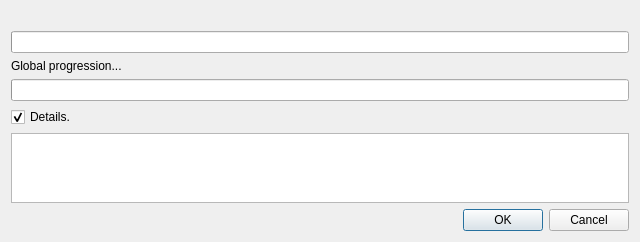
<?xml version="1.0" encoding="UTF-8"?>
<ui version="4.0">
 <class>ProgressDialog</class>
 <widget class="QDialog" name="ProgressDialog">
  <property name="geometry">
   <rect>
    <x>0</x>
    <y>0</y>
    <width>640</width>
    <height>240</height>
   </rect>
  </property>
  <layout class="QVBoxLayout" name="verticalLayout">
   <item>
    <layout class="QHBoxLayout" name="horizontalLayout">
     <item>
      <widget class="QLabel" name="lCurrentInformations">
       <property name="sizePolicy">
        <sizepolicy hsizetype="Expanding" vsizetype="Preferred">
         <horstretch>0</horstretch>
         <verstretch>0</verstretch>
        </sizepolicy>
       </property>
      </widget>
     </item>
     <item>
      <widget class="QLabel" name="lCurrentRemaining">
       <property name="sizePolicy">
        <sizepolicy hsizetype="Maximum" vsizetype="Preferred">
         <horstretch>0</horstretch>
         <verstretch>0</verstretch>
        </sizepolicy>
       </property>
      </widget>
     </item>
    </layout>
   </item>
   <item>
    <widget class="QProgressBar" name="pbCurrent"/>
   </item>
   <item>
    <widget class="QLabel" name="lGlobalInformations">
     <property name="text">
      <string>Global progression...</string>
     </property>
    </widget>
   </item>
   <item>
    <widget class="QProgressBar" name="pbGlobal"/>
   </item>
   <item>
    <widget class="QCheckBox" name="cbDetails">
     <property name="text">
      <string>Details.</string>
     </property>
     <property name="checked">
      <bool>true</bool>
     </property>
    </widget>
   </item>
   <item>
    <widget class="QPlainTextEdit" name="pteErrors">
     <property name="tabChangesFocus">
      <bool>true</bool>
     </property>
     <property name="undoRedoEnabled">
      <bool>false</bool>
     </property>
     <property name="readOnly">
      <bool>true</bool>
     </property>
     <property name="tabStopWidth">
      <number>40</number>
     </property>
    </widget>
   </item>
   <item>
    <widget class="QDialogButtonBox" name="dbbButtons">
     <property name="standardButtons">
      <set>QDialogButtonBox::Cancel|QDialogButtonBox::Ok</set>
     </property>
    </widget>
   </item>
  </layout>
 </widget>
 <resources/>
 <connections>
  <connection>
   <sender>cbDetails</sender>
   <signal>toggled(bool)</signal>
   <receiver>pteErrors</receiver>
   <slot>setVisible(bool)</slot>
   <hints>
    <hint type="sourcelabel">
     <x>55</x>
     <y>105</y>
    </hint>
    <hint type="destinationlabel">
     <x>47</x>
     <y>130</y>
    </hint>
   </hints>
  </connection>
 </connections>
</ui>
